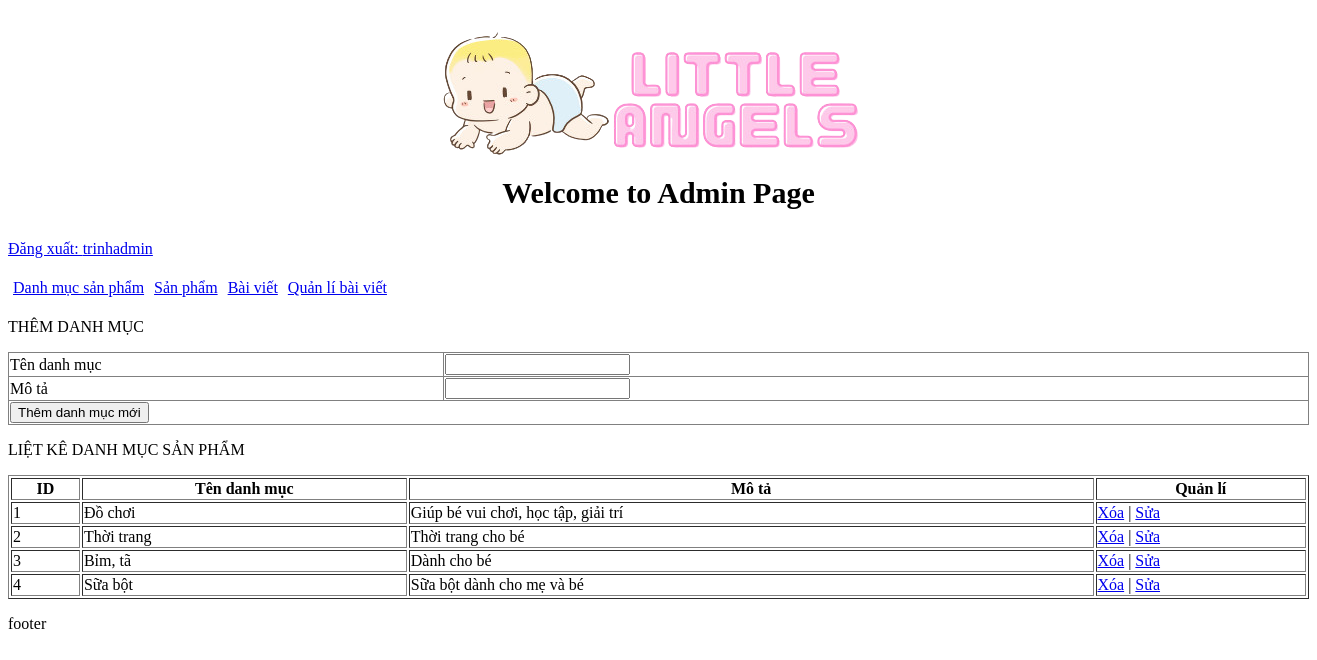
Screenshot of /admin/index.php?action=danhmucsanpham&query=them (signed in) with the database file from the repository.
### tables this page shows
CREATE TABLE IF NOT EXISTS `tb_danhmuc` (
  `id_danhmuc` int(11) NOT NULL AUTO_INCREMENT,
  `tendanhmuc` varchar(100) NOT NULL,
  `mota` varchar(100) NOT NULL,
  PRIMARY KEY (`id_danhmuc`)
);

### admin/modules/products/lietke.php (the view)
<?php
$sql_lietke_danhmuc = "SELECT * FROM tb_danhmuc ORDER BY id_danhmuc DESC";
$query_lietke_danhmuc =  mysqli_query($mysqli,$sql_lietke_danhmuc);
?>
<p>LIỆT KÊ DANH MỤC SẢN PHẨM</p>
<table style="width:100%" border="1" style="border-collapse:collapse;">
    <tr>
        <th>ID</th>
        <th>Tên danh mục</th>
        <th>Mô tả</th>
        <th>Quản lí</th>
    </tr>
    <?php
    $i=0;
    while($row = mysqli_fetch_array($query_lietke_danhmuc)){
        $i++;
    ?>
    <tr>
        <td><?php echo $i ?></td>
        <td><?php echo $row['tendanhmuc'] ?></td>
        <td><?php echo $row['mota'] ?></td>
        <td>
            <a href="modules/products/xuly.php?iddanhmuc=<?php echo $row['id_danhmuc']?>">Xóa</a> | <a href="?action=danhmucsanpham&query=sua&iddanhmuc=<?php echo $row['id_danhmuc']?>">Sửa</a>
        </td>
    </tr>
    <?php
    }
    ?>
</table>

### rows the page displays
tb_danhmuc: tendanhmuc "Đồ chơi", mota "Giúp bé vui chơi, học tập, giải trí"
tb_danhmuc: tendanhmuc "Thời trang", mota "Thời trang cho bé"
tb_danhmuc: tendanhmuc "Bỉm, tã", mota "Dành cho bé"
tb_danhmuc: tendanhmuc "Sữa bột", mota "Sữa bột dành cho mẹ và bé"

### other values shown
$_SESSION['dangnhap'] "trinhadmin"
